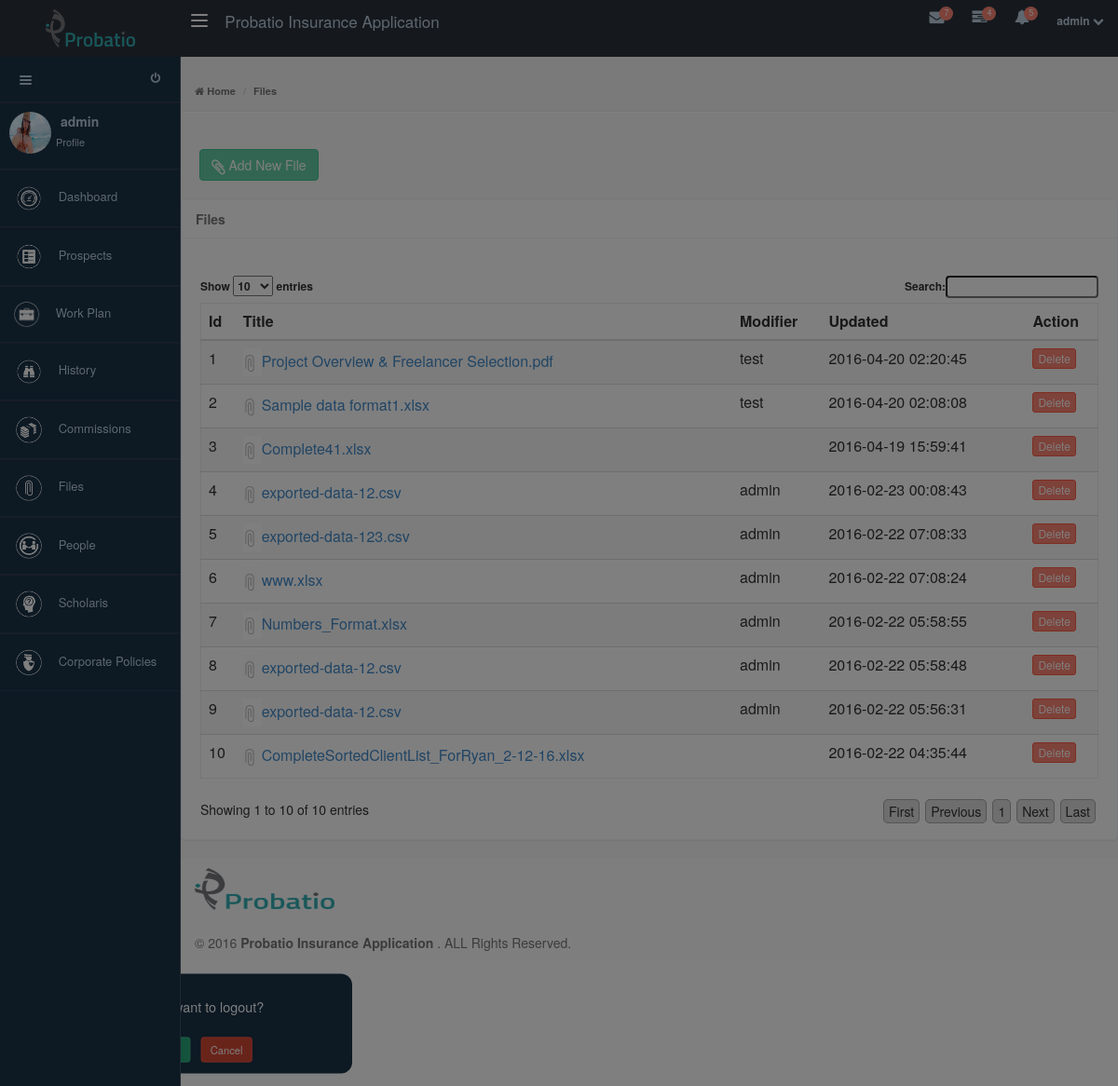
The app's page /files.php (signed in) with its own data.
### tables this page shows
CREATE TABLE IF NOT EXISTS `pia_login` (
`id` bigint(20) NOT NULL,
  `username` varchar(350) DEFAULT NULL,
  `password` varchar(350) DEFAULT NULL,
  `email` varchar(500) DEFAULT NULL,
  `agent_id` varchar(500) DEFAULT NULL,
  `role` varchar(500) DEFAULT NULL,
  `phone` varchar(500) DEFAULT NULL,
  `d_o_b` varchar(500) DEFAULT NULL,
  `user_photo` varchar(500) DEFAULT NULL,
  `path` varchar(500) DEFAULT NULL,
  `status` varchar(400) DEFAULT NULL,
  `permissions` varchar(500) DEFAULT NULL,
  `date_time` datetime DEFAULT NULL
);

CREATE TABLE IF NOT EXISTS `pia_files` (
`id` bigint(20) unsigned NOT NULL,
  `file_name` varchar(350) DEFAULT NULL,
  `file_path` varchar(350) DEFAULT NULL,
  `Modifier` varchar(500) DEFAULT NULL,
  `email` varchar(500) DEFAULT NULL,
  `tags` varchar(500) DEFAULT NULL,
  `description` varchar(500) DEFAULT NULL,
  `date_time` datetime DEFAULT NULL
);

### connection.php (called while the page is built, shortened)
<?php
function get_record_sql($sql){
    $con = new mysqli("localhost", "root", "", "pia");
    $result = mysqli_query($con, $sql) or die("Error: ".mysqli_error($con));
    $data = array();
    while($row = mysqli_fetch_array($result)) {
        $results =(object)$row;
        $data[]=$results;
        return $data;
    }
}
function get_records_sql($sql){
    if(!empty($sql)){
        $con = new mysqli("localhost", "root", "", "pia");
        $result = mysqli_query($con, $sql) or die("Error: ".mysqli_error($con));
        $data = array();
        while ($row = mysqli_fetch_array($result)) {
            $results =(object)$row;
            $data[]=$results;
            }
   }
    return $data;
}
?>

### files.php (the view, shortened to what this page needs)
<?php
if(isset($_REQUEST[session_name()])){
  }else{
    include("connection.php");
 }
echo    '<head>
        <meta charset="utf-8">
        <title>Probatio Admin</title>
        <meta name="viewport" content="width=device-width, initial-scale=1.0">
        <meta name="description" content="">
        <meta name="author" content="">
        <link href="bootstrap/css/bootstrap.min.css" rel="stylesheet">
        <link href="css/font-awesome.min.css" rel="stylesheet">
		<link href="css/merge.css" rel="stylesheet">
        <script src="https://code.jquery.com/jquery-2.1.1.min.js" type="text/javascript"></script>
        <script>';
?>
<?php
echo    '</script>
        </head>
        <body class="overflow-hidden">
        ';
include("overlay.php");
echo    '
        <div id="wrapper" class="preload">
        ';
include("topbar.php");
include("leftsidebar.php");
echo    '
        <div id="main-container">
        <div id="breadcrumb">
        <ul class="breadcrumb"><br /><br />
        <li><i class="fa fa-home"></i><a href="dashboard.php"> Home</a></li>
        <li class="active">Files</li>
        </div>
        <div class="clearfix"></div>
        <div class="padding-md clearfix"><a class="btn btn-success" style="" href="#formModal" data-toggle="modal"><i class="fa fa-paperclip fa-lg"></i>&nbsp;Add New File</a></div>
        <div class="clearfix"></div>
        <div class="panel panel-default table-responsive">
		<div class="panel-heading">
        <strong>Files</strong>
        </div>
        <br />
		<div class="padding-md clearfix">
        <table class="table table-striped" id="dataTable">
		<thead>
		<tr>
		<th>Id</th>
		<th>Title</th>
        <th>Modifier</th>
		<th>Updated</th>
		<th>Action</th>
		</tr>
		</thead>
		<tbody id="screen">';
$files=get_records_sql("select * from pia_files order by date_time desc");
$i=0;
foreach($files AS $fl){
        $i++;
        $file=$fl->file_name;
		$temp = explode(".",$file);
echo    '<tr>
        <td>'.$i.'</td>
        <td><a href="#view'.$fl->id.'" data-toggle="modal"><img src="img/Add doc Icon.jpg">'.$temp[0].'.'.$temp[1].'</a></td>
        <td>'.$fl->Modifier.'</td>
        <td>'.$fl->date_time.'</td>
        <td><a href="#delete'.$fl->id.'" data-toggle="modal" class="btn btn-xs btn-danger">Delete</a></td>
        </tr>
        <div class="modal fade" id="view'.$fl->id.'">
        <div class="modal-dialog">
        <form action="update_files.php" method="post">
        <input style="border: 1px solid rgba(51, 51, 51, 0.49); padding: 3px;" type="hidden" value="'.$temp[1].'" name="ex">
        <input style="border: 1px solid rgba(51, 51, 51, 0.49); padding: 3px;" type="hidden" value="'.$fl->id.'" name="id">
        <div class="modal-content">
      	<div class="modal-header" style="text-align: center; color: rgb(51, 51, 51);">
        <button type="button" class="close" data-dismiss="modal" aria-hidden="true">&times;</button>
		<h4 style="font-weight: 700;">File info</h4>
      	</div>
		<div class="modal-body">
        <div class="row">
        <div class="col-md-8">
        <div class="form-group">
        <label id="new'.$fl->id.'" style="color: rgb(81, 138, 20);">'.$temp[0].'</label><br/>
        <label  style="color: rgb(81, 138, 20); display:none;" id="ind'.$fl->id.'"><input style="border: 1px solid rgba(51, 51, 51, 0.49); padding: 3px;" type="text" value="'.$temp[0].'" name="file_name"></label>
        <label>'.$fl->date_time.'</label> , <label>'.$fl->Modifier.'</label>
        <br/>
        <label>'.$temp[1].'</label>
        </div>
        </div>
        <div class="col-md-4">
        <div class="form-group">
        <a href="'.$fl->file_path.'"><i style="cursor:pointer;font-size: 16px;" class="fa fa-download"></i>Download</a><br />';
echo    '<a href="#delete'.$fl->id.'" data-toggle="modal"><i style="cursor:pointer;font-size: 16px;" class="fa fa-trash-o"></i>Delete</a><br />
        <a onClick="showhide'.$fl->id.'()" id="edit'.$fl->id.'"><i style="cursor:pointer;font-size: 16px;" class="fa fa-pencil"></i>Edit Name</a>
        </div>
        </div>
        </div>
        </div>
		</div>
        </form>
        </div>
		</div>
        <div class="modal fade" id="delete'.$fl->id.'">
        <form action="delete_files.php?id='.$fl->id.'" method="post">
        </form>
        </div>
        <script type="text/javascript">';
?>
function showhide<?php $fl->id?>(){
           var div = document.getElementById("new<?php echo $fl->id ?>");
           var edit = document.getElementById("edit<?php echo $fl->id ?>");
           var ind = document.getElementById("ind<?php echo $fl->id ?>");
    if (div.style.display !== "none") {
        div.style.display = "none";
        edit.style.display = "none";
        ind.style.display = "block";
    }else{
        div.style.display = "block";
    }
}
<?php
echo    '</script>';
}
echo    '</tbody>
		</table>
		</div>
		</div>
        </div>
        </div>
        ';
include("footer.php");
?>
<?php
echo    "
        <script src='js/jquery-1.10.2.min.js'></script>
        <script src='js/chosen.jquery.min.js'></script>
        <script src='js/jquery.tagsinput.min.js'></script>
        <script src='bootstrap/js/bootstrap.min.js'></script>
        <script src='js/jquery.dataTables.min.js'></script>
        <script src='js/modernizr.min.js'></script>
        <script src='js/pace.min.js'></script>
        <script src='js/jquery.popupoverlay.min.js'></script>
        <script src='js/jquery.slimscroll.min.js'></script>
        <script src='js/jquery.cookie.min.js'></script>
        <script src='js/endless/endless.js'></script>
        <script>";
?>
$(function(){
        $('#dataTable').dataTable( {
                "bJQueryUI": true,
                "sPaginationType": "full_numbers"
			});
        $('#chk-all').click(function()	{
				if($(this).is(':checked'))	{
					$('#responsiveTable').find('.chk-row').each(function()	{
						$(this).prop('checked', true);
						$(this).parent().parent().parent().addClass('selected');
					});
				}else{
					$('#responsiveTable').find('.chk-row').each(function()	{
						$(this).prop('checked' , false);
						$(this).parent().parent().parent().removeClass('selected');
					});
				}
			});
		});
<?php
echo    "</script>
        </body></html>
        <script src='js/chosen.jquery.min.js'></script>
        <script src='js/bootstrap-datepicker.min.js'></script>
        <script src='js/bootstrap-timepicker.min.js'></script>
        <script src='js/bootstrap-slider.min.js'></script>
        <script src='js/jquery.tagsinput.min.js'></script>
        <script src='js/wysihtml5-0.3.0.min.js'></script>
        <script src='js/uncompressed/bootstrap-wysihtml5.js'></script>
        <script src='js/dropzone.min.js'></script>
        <script src='js/modernizr.min.js'></script>
        <script src='js/pace.min.js'></script>
        <script src='js/jquery.popupoverlay.min.js'></script>
        <script src='js/jquery.slimscroll.min.js'></script>
        <script src='js/jquery.cookie.min.js'></script>
        <script src='js/endless/endless_form.js'></script>
        <script src='js/endless/endless.js'></script>";
?>

### topbar.php (shortened to what this page needs)
<?php
$user=$_SESSION['user'];
$users=get_record_sql("select * from pia_login where email='$user'");
echo    '
        <link href="bootstrap/css/bootstrap.min.css" rel="stylesheet">
        <link href="css/font-awesome.min.css" rel="stylesheet">
	<link href="css/merge.css" rel="stylesheet">
    <div id="top-nav" class="fixed skin-6"> <a href="#" style="width:194px;" class="brand"><span class="text-toggle"><img style="padding: 10px;" src="img/Probatio-Large.png" width="60%" height="Auto"></span></a>
    <button type="button" class="navbar-toggle pull-left hide-menu" id="menuToggle"> <span class="icon-bar"></span> <span class="icon-bar"></span> <span class="icon-bar"></span> </button>
    <a href="dashboard.php" class="brand"> <span>Probatio Insurance Application</span> </a>
    <ul class="nav-notification clearfix">
      <li class="dropdown"> <a class="dropdown-toggle" data-toggle="dropdown" href="#"> <i class="fa fa-envelope fa-lg"></i> <span class="notification-label bounceIn animation-delay4">7</span> </a>
      </li>
      <li class="dropdown hidden-xs"> <a href="#" class="dropdown-toggle" data-toggle="dropdown"> <i class="fa fa-tasks fa-lg"></i> <span class="notification-label bounceIn animation-delay5">4</span> </a>
      </li>
      <li class="dropdown"> <a class="dropdown-toggle" data-toggle="dropdown" href="#"> <i class="fa fa-bell fa-lg"></i> <span class="notification-label bounceIn animation-delay6">5</span> </a>
      </li>
        <li class="profile dropdown"> <a class="dropdown-toggle" data-toggle="dropdown" href="#"> <strong>';
echo    $users[0]->username;
echo    '</strong> <span><i class="fa fa-chevron-down"></i></span> </a>
        <ul class="dropdown-menu">
        <li> <a class="clearfix" href="#"> <img src="';
echo    '"alt="User Avatar">
        <div class="detail"> <strong>';
echo    '</strong><span style="color: rgb(21, 126, 183);">&nbsp;&nbsp;(';
echo    ')</span><p class="grey">';
echo    '</p></div></a></li>
        <li><a tabindex="-1" href="profile.php" class="main-link"><i class="fa fa-edit fa-lg"></i> My profile</a></li>
        <li><a tabindex="-1" href="user_list.php" class="theme-setting"><i class="fa fa-cog fa-lg"></i> Setting</a></li>
        <li class="divider"></li>
        <li><a tabindex="-1" class="main-link logoutConfirm_open" href="#logoutConfirm"><i class="fa fa-lock fa-lg"></i>Log out</a></li>
        </ul>
      </li>
    </ul>
  </div>';
 ?>

### leftsidebar.php (shortened to what this page needs)
<?php
$user=$_SESSION['user'];
$users=get_record_sql("select * from pia_login where email='$user'");
$permissions=$users[0]->permissions;
$permission = explode(',',$permissions);
echo   '<aside class="fixed skin-6">';
echo   '<div class="sidebar-inner scrollable-sidebar">
        <div class="size-toggle">';
echo    '<br /><a class="btn btn-sm" id="sizeToggle">
        <span class="icon-bar"></span>
        <span class="icon-bar"></span>
        <span class="icon-bar"></span></a>
        <a class="btn btn-sm pull-right logoutConfirm_open"  href="#logoutConfirm">
        <i class="fa fa-power-off"></i> </a>';
echo    '</div>
        <div class="user-block clearfix"> <img src="';
echo    $users[0]->path;
echo    '"alt="User Avatar">
        <div class="detail"> <strong>';
echo    $users[0]->username;
echo    '</strong>
        <ul class="list-inline">
        <li><a href="profile.php">Profile</a></li>
        </ul></div>
        </div>
        <div class="main-menu">
        <ul>';
if(in_array("Dashboard", $permission)){
echo       '<li class=""> <a href="dashboard.php"> <span class="menu-icon"> <img style="width: 36px;" src="img/Dashboard.png"  /> </span> <span class="text"> Dashboard </span> <span class="menu-hover"></span> </a> </li>';
}
if(in_array("Prospects", $permission)){
echo    ' <li class=""> <a href="prospects.php"> <span class="menu-icon"> <img style="width: 36px;" src="img/Prospects 3.png"  /> </span> <span class="text"> Prospects </span> <span class="menu-hover"></span> </a> </li>';
}
		if (in_array("Work Plan", $permission)){
echo        '<li> <a href="workplan.php"> <span class="menu-icon"> <img style="width: 33px; " src="img/New Icons/Work Plan.png"  /> </span> <span class="text"> Work Plan</span> <span class="menu-hover"></span> </a></li>';
}
if (in_array("History", $permission)){
echo        '<li > <a href="history.php"> <span class="menu-icon"> <img style=" width: 36px;" src="img/History.png"  />  </span> <span class="text">History</span> <span class="menu-hover"></span> </a></li>';
}
if (in_array("Commissions", $permission)){
echo        '<li> <a href="#"> <span class="menu-icon"> <img style=" width: 36px;" src="img/Commissions.png"  /> </span> <span class="text"> Commissions </span> <span class="menu-hover"></span> </a> </li>';
}
if (in_array("Document Management", $permission)){
echo        '<li> <a href="files.php"> <span class="menu-icon"><img style=" width: 36px;" src="img/Last icon.png"  />  </span> <span class="text">Files </span> <span class="menu-hover"></span> </a> </li>';
}
if (in_array("People", $permission)){
echo        '<li> <a href="people.php"> <span class="menu-icon">  <img style=" width: 36px;" src="img/People.png"  />  </span> <span class="text"> People </span> <span class="menu-hover"></span> </a></li>';
}
if (in_array("Scholaris", $permission)){
echo    '<li> <a href="user_management.php"> <span class="menu-icon">  <img style="width: 36px;" src="img/Scholaris.png"  /></span> <span class="text"> Scholaris </span><span class="menu-hover"></span> </a> </li>';
}
echo    '<li class="openable"> <a href="#"> <span class="menu-icon">  <img style="width: 36px;" src="img/Corporate Policies.png"  /></span> <span class="text"> Corporate Policies </span> <span class="menu-hover"></span> </a>';
echo        '</div>
            </div>
            </aside>';
?>

### records on screen
pia_login: username "admin", path (picture)
pia_files: file_name "Project Overview & Freelancer Selection", file_name "pdf", Modifier "test", date_time "2016-04-20 02:20:45"
pia_files: file_name "Sample data format1", file_name "xlsx", Modifier "test", date_time "2016-04-20 02:08:08"
pia_files: file_name "Complete41", file_name "xlsx", date_time "2016-04-19 15:59:41"
pia_files: file_name "exported-data-12", file_name "csv", Modifier "admin", date_time "2016-02-23 00:08:43"
pia_files: file_name "exported-data-123", file_name "csv", Modifier "admin", date_time "2016-02-22 07:08:33"
pia_files: file_name "www", file_name "xlsx", Modifier "admin", date_time "2016-02-22 07:08:24"
pia_files: file_name "Numbers_Format", file_name "xlsx", Modifier "admin", date_time "2016-02-22 05:58:55"
pia_files: file_name "exported-data-12", file_name "csv", Modifier "admin", date_time "2016-02-22 05:58:48"
pia_files: file_name "exported-data-12", file_name "csv", Modifier "admin", date_time "2016-02-22 05:56:31"
pia_files: file_name "CompleteSortedClientList_ForRyan_2-12-16", file_name "xlsx", date_time "2016-02-22 04:35:44"
